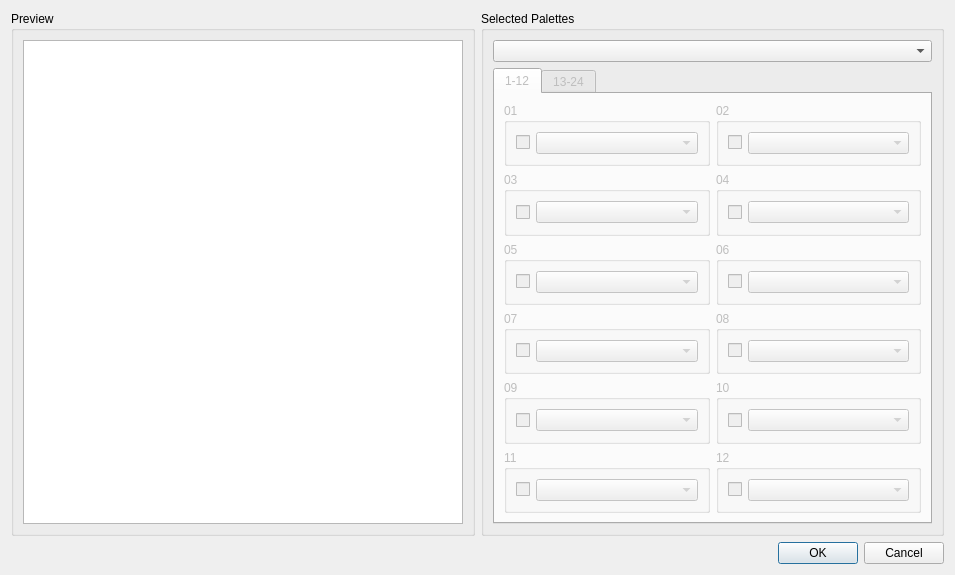
<?xml version="1.0" encoding="UTF-8"?>
<ui version="4.0">
 <class>Dialog</class>
 <widget class="QDialog" name="Dialog">
  <property name="geometry">
   <rect>
    <x>0</x>
    <y>0</y>
    <width>955</width>
    <height>501</height>
   </rect>
  </property>
  <property name="windowTitle">
   <string>Dialog</string>
  </property>
  <layout class="QVBoxLayout" name="verticalLayout">
   <item>
    <layout class="QHBoxLayout" name="horizontalLayout_2">
     <item>
      <widget class="QGroupBox" name="groupBox">
       <property name="title">
        <string>Preview</string>
       </property>
       <layout class="QVBoxLayout" name="verticalLayout_3">
        <item>
         <widget class="QGraphicsView" name="sprite_preview"/>
        </item>
       </layout>
      </widget>
     </item>
     <item>
      <widget class="QGroupBox" name="apply_box">
       <property name="title">
        <string>Selected Palettes</string>
       </property>
       <layout class="QVBoxLayout" name="verticalLayout_2">
        <item>
         <widget class="QComboBox" name="character_select"/>
        </item>
        <item>
         <widget class="QTabWidget" name="palette_pages">
          <property name="enabled">
           <bool>false</bool>
          </property>
          <property name="sizePolicy">
           <sizepolicy hsizetype="Expanding" vsizetype="Expanding">
            <horstretch>0</horstretch>
            <verstretch>0</verstretch>
           </sizepolicy>
          </property>
          <property name="currentIndex">
           <number>0</number>
          </property>
          <widget class="QWidget" name="page_1">
           <attribute name="title">
            <string>1-12</string>
           </attribute>
           <layout class="QGridLayout" name="gridLayout">
            <item row="5" column="0">
             <widget class="QGroupBox" name="palette_07">
              <property name="title">
               <string>07</string>
              </property>
              <layout class="QHBoxLayout" name="horizontalLayout_9">
               <item>
                <widget class="QCheckBox" name="check_07">
                 <property name="text">
                  <string/>
                 </property>
                </widget>
               </item>
               <item>
                <widget class="QComboBox" name="select_07">
                 <property name="sizePolicy">
                  <sizepolicy hsizetype="MinimumExpanding" vsizetype="Fixed">
                   <horstretch>0</horstretch>
                   <verstretch>0</verstretch>
                  </sizepolicy>
                 </property>
                </widget>
               </item>
              </layout>
             </widget>
            </item>
            <item row="6" column="0">
             <widget class="QGroupBox" name="palette_09">
              <property name="title">
               <string>09</string>
              </property>
              <layout class="QHBoxLayout" name="horizontalLayout_18">
               <item>
                <widget class="QCheckBox" name="check_09">
                 <property name="text">
                  <string/>
                 </property>
                </widget>
               </item>
               <item>
                <widget class="QComboBox" name="select_09">
                 <property name="sizePolicy">
                  <sizepolicy hsizetype="MinimumExpanding" vsizetype="Fixed">
                   <horstretch>0</horstretch>
                   <verstretch>0</verstretch>
                  </sizepolicy>
                 </property>
                </widget>
               </item>
              </layout>
             </widget>
            </item>
            <item row="5" column="1">
             <widget class="QGroupBox" name="palette_08">
              <property name="title">
               <string>08</string>
              </property>
              <layout class="QHBoxLayout" name="horizontalLayout_14">
               <item>
                <widget class="QCheckBox" name="check_08">
                 <property name="text">
                  <string/>
                 </property>
                </widget>
               </item>
               <item>
                <widget class="QComboBox" name="select_08">
                 <property name="sizePolicy">
                  <sizepolicy hsizetype="MinimumExpanding" vsizetype="Fixed">
                   <horstretch>0</horstretch>
                   <verstretch>0</verstretch>
                  </sizepolicy>
                 </property>
                </widget>
               </item>
              </layout>
             </widget>
            </item>
            <item row="2" column="1">
             <widget class="QGroupBox" name="palette_04">
              <property name="title">
               <string>04</string>
              </property>
              <property name="checkable">
               <bool>false</bool>
              </property>
              <layout class="QHBoxLayout" name="horizontalLayout_5">
               <item>
                <widget class="QCheckBox" name="check_04">
                 <property name="text">
                  <string/>
                 </property>
                </widget>
               </item>
               <item>
                <widget class="QComboBox" name="select_04">
                 <property name="sizePolicy">
                  <sizepolicy hsizetype="MinimumExpanding" vsizetype="Fixed">
                   <horstretch>0</horstretch>
                   <verstretch>0</verstretch>
                  </sizepolicy>
                 </property>
                </widget>
               </item>
              </layout>
             </widget>
            </item>
            <item row="0" column="1">
             <widget class="QGroupBox" name="palette_02">
              <property name="title">
               <string>02</string>
              </property>
              <property name="checkable">
               <bool>false</bool>
              </property>
              <layout class="QHBoxLayout" name="horizontalLayout_3">
               <item>
                <widget class="QCheckBox" name="check_02">
                 <property name="text">
                  <string/>
                 </property>
                </widget>
               </item>
               <item>
                <widget class="QComboBox" name="select_02">
                 <property name="sizePolicy">
                  <sizepolicy hsizetype="MinimumExpanding" vsizetype="Fixed">
                   <horstretch>0</horstretch>
                   <verstretch>0</verstretch>
                  </sizepolicy>
                 </property>
                </widget>
               </item>
              </layout>
             </widget>
            </item>
            <item row="2" column="0">
             <widget class="QGroupBox" name="palette_03">
              <property name="title">
               <string>03</string>
              </property>
              <property name="checkable">
               <bool>false</bool>
              </property>
              <layout class="QHBoxLayout" name="horizontalLayout_4">
               <item>
                <widget class="QCheckBox" name="check_03">
                 <property name="text">
                  <string/>
                 </property>
                </widget>
               </item>
               <item>
                <widget class="QComboBox" name="select_03">
                 <property name="sizePolicy">
                  <sizepolicy hsizetype="MinimumExpanding" vsizetype="Fixed">
                   <horstretch>0</horstretch>
                   <verstretch>0</verstretch>
                  </sizepolicy>
                 </property>
                </widget>
               </item>
              </layout>
             </widget>
            </item>
            <item row="0" column="0">
             <widget class="QGroupBox" name="palette_01">
              <property name="title">
               <string>01</string>
              </property>
              <property name="checkable">
               <bool>false</bool>
              </property>
              <layout class="QHBoxLayout" name="horizontalLayout">
               <item>
                <widget class="QCheckBox" name="check_01">
                 <property name="text">
                  <string/>
                 </property>
                </widget>
               </item>
               <item>
                <widget class="QComboBox" name="select_01">
                 <property name="sizePolicy">
                  <sizepolicy hsizetype="MinimumExpanding" vsizetype="Fixed">
                   <horstretch>0</horstretch>
                   <verstretch>0</verstretch>
                  </sizepolicy>
                 </property>
                </widget>
               </item>
              </layout>
             </widget>
            </item>
            <item row="4" column="0">
             <widget class="QGroupBox" name="palette_05">
              <property name="title">
               <string>05</string>
              </property>
              <property name="checkable">
               <bool>false</bool>
              </property>
              <layout class="QHBoxLayout" name="horizontalLayout_6">
               <item>
                <widget class="QCheckBox" name="check_05">
                 <property name="text">
                  <string/>
                 </property>
                </widget>
               </item>
               <item>
                <widget class="QComboBox" name="select_05">
                 <property name="sizePolicy">
                  <sizepolicy hsizetype="MinimumExpanding" vsizetype="Fixed">
                   <horstretch>0</horstretch>
                   <verstretch>0</verstretch>
                  </sizepolicy>
                 </property>
                </widget>
               </item>
              </layout>
             </widget>
            </item>
            <item row="6" column="1">
             <widget class="QGroupBox" name="palette_10">
              <property name="title">
               <string>10</string>
              </property>
              <layout class="QHBoxLayout" name="horizontalLayout_15">
               <item>
                <widget class="QCheckBox" name="check_10">
                 <property name="text">
                  <string/>
                 </property>
                </widget>
               </item>
               <item>
                <widget class="QComboBox" name="select_10">
                 <property name="sizePolicy">
                  <sizepolicy hsizetype="MinimumExpanding" vsizetype="Fixed">
                   <horstretch>0</horstretch>
                   <verstretch>0</verstretch>
                  </sizepolicy>
                 </property>
                </widget>
               </item>
              </layout>
             </widget>
            </item>
            <item row="4" column="1">
             <widget class="QGroupBox" name="palette_06">
              <property name="title">
               <string>06</string>
              </property>
              <property name="checkable">
               <bool>false</bool>
              </property>
              <layout class="QHBoxLayout" name="horizontalLayout_7">
               <item>
                <widget class="QCheckBox" name="check_06">
                 <property name="text">
                  <string/>
                 </property>
                </widget>
               </item>
               <item>
                <widget class="QComboBox" name="select_06">
                 <property name="sizePolicy">
                  <sizepolicy hsizetype="MinimumExpanding" vsizetype="Fixed">
                   <horstretch>0</horstretch>
                   <verstretch>0</verstretch>
                  </sizepolicy>
                 </property>
                </widget>
               </item>
              </layout>
             </widget>
            </item>
            <item row="7" column="0">
             <widget class="QGroupBox" name="palette_11">
              <property name="title">
               <string>11</string>
              </property>
              <layout class="QHBoxLayout" name="horizontalLayout_17">
               <item>
                <widget class="QCheckBox" name="check_11">
                 <property name="text">
                  <string/>
                 </property>
                </widget>
               </item>
               <item>
                <widget class="QComboBox" name="select_11">
                 <property name="sizePolicy">
                  <sizepolicy hsizetype="MinimumExpanding" vsizetype="Fixed">
                   <horstretch>0</horstretch>
                   <verstretch>0</verstretch>
                  </sizepolicy>
                 </property>
                </widget>
               </item>
              </layout>
             </widget>
            </item>
            <item row="7" column="1">
             <widget class="QGroupBox" name="palette_12">
              <property name="title">
               <string>12</string>
              </property>
              <layout class="QHBoxLayout" name="horizontalLayout_16">
               <item>
                <widget class="QCheckBox" name="check_12">
                 <property name="text">
                  <string/>
                 </property>
                </widget>
               </item>
               <item>
                <widget class="QComboBox" name="select_12">
                 <property name="sizePolicy">
                  <sizepolicy hsizetype="MinimumExpanding" vsizetype="Fixed">
                   <horstretch>0</horstretch>
                   <verstretch>0</verstretch>
                  </sizepolicy>
                 </property>
                </widget>
               </item>
              </layout>
             </widget>
            </item>
           </layout>
          </widget>
          <widget class="QWidget" name="page_2">
           <attribute name="title">
            <string>13-24</string>
           </attribute>
           <layout class="QGridLayout" name="gridLayout_2">
            <item row="2" column="1">
             <widget class="QGroupBox" name="palette_16">
              <property name="title">
               <string>16</string>
              </property>
              <property name="checkable">
               <bool>false</bool>
              </property>
              <layout class="QHBoxLayout" name="horizontalLayout_12">
               <item>
                <widget class="QCheckBox" name="check_16">
                 <property name="text">
                  <string/>
                 </property>
                </widget>
               </item>
               <item>
                <widget class="QComboBox" name="select_16">
                 <property name="sizePolicy">
                  <sizepolicy hsizetype="MinimumExpanding" vsizetype="Fixed">
                   <horstretch>0</horstretch>
                   <verstretch>0</verstretch>
                  </sizepolicy>
                 </property>
                </widget>
               </item>
              </layout>
             </widget>
            </item>
            <item row="0" column="1">
             <widget class="QGroupBox" name="palette_14">
              <property name="title">
               <string>14</string>
              </property>
              <property name="checkable">
               <bool>false</bool>
              </property>
              <layout class="QHBoxLayout" name="horizontalLayout_11">
               <item>
                <widget class="QCheckBox" name="check_14">
                 <property name="text">
                  <string/>
                 </property>
                </widget>
               </item>
               <item>
                <widget class="QComboBox" name="select_14">
                 <property name="sizePolicy">
                  <sizepolicy hsizetype="MinimumExpanding" vsizetype="Fixed">
                   <horstretch>0</horstretch>
                   <verstretch>0</verstretch>
                  </sizepolicy>
                 </property>
                </widget>
               </item>
              </layout>
             </widget>
            </item>
            <item row="0" column="0">
             <widget class="QGroupBox" name="palette_13">
              <property name="title">
               <string>13</string>
              </property>
              <property name="checkable">
               <bool>false</bool>
              </property>
              <layout class="QHBoxLayout" name="horizontalLayout_10">
               <item>
                <widget class="QCheckBox" name="check_13">
                 <property name="text">
                  <string/>
                 </property>
                </widget>
               </item>
               <item>
                <widget class="QComboBox" name="select_13">
                 <property name="sizePolicy">
                  <sizepolicy hsizetype="MinimumExpanding" vsizetype="Fixed">
                   <horstretch>0</horstretch>
                   <verstretch>0</verstretch>
                  </sizepolicy>
                 </property>
                </widget>
               </item>
              </layout>
             </widget>
            </item>
            <item row="2" column="0">
             <widget class="QGroupBox" name="palette_15">
              <property name="title">
               <string>15</string>
              </property>
              <property name="checkable">
               <bool>false</bool>
              </property>
              <layout class="QHBoxLayout" name="horizontalLayout_8">
               <item>
                <widget class="QCheckBox" name="check_15">
                 <property name="text">
                  <string/>
                 </property>
                </widget>
               </item>
               <item>
                <widget class="QComboBox" name="select_15">
                 <property name="sizePolicy">
                  <sizepolicy hsizetype="MinimumExpanding" vsizetype="Fixed">
                   <horstretch>0</horstretch>
                   <verstretch>0</verstretch>
                  </sizepolicy>
                 </property>
                </widget>
               </item>
              </layout>
             </widget>
            </item>
            <item row="4" column="0">
             <widget class="QGroupBox" name="palette_17">
              <property name="title">
               <string>17</string>
              </property>
              <property name="checkable">
               <bool>false</bool>
              </property>
              <layout class="QHBoxLayout" name="horizontalLayout_13">
               <item>
                <widget class="QCheckBox" name="check_17">
                 <property name="text">
                  <string/>
                 </property>
                </widget>
               </item>
               <item>
                <widget class="QComboBox" name="select_17">
                 <property name="sizePolicy">
                  <sizepolicy hsizetype="MinimumExpanding" vsizetype="Fixed">
                   <horstretch>0</horstretch>
                   <verstretch>0</verstretch>
                  </sizepolicy>
                 </property>
                </widget>
               </item>
              </layout>
             </widget>
            </item>
            <item row="4" column="1">
             <widget class="QGroupBox" name="palette_18">
              <property name="title">
               <string>18</string>
              </property>
              <layout class="QHBoxLayout" name="horizontalLayout_19">
               <item>
                <widget class="QCheckBox" name="check_18">
                 <property name="text">
                  <string/>
                 </property>
                </widget>
               </item>
               <item>
                <widget class="QComboBox" name="select_18">
                 <property name="sizePolicy">
                  <sizepolicy hsizetype="MinimumExpanding" vsizetype="Fixed">
                   <horstretch>0</horstretch>
                   <verstretch>0</verstretch>
                  </sizepolicy>
                 </property>
                </widget>
               </item>
              </layout>
             </widget>
            </item>
            <item row="5" column="0">
             <widget class="QGroupBox" name="palette_19">
              <property name="title">
               <string>19</string>
              </property>
              <layout class="QHBoxLayout" name="horizontalLayout_20">
               <item>
                <widget class="QCheckBox" name="check_19">
                 <property name="text">
                  <string/>
                 </property>
                </widget>
               </item>
               <item>
                <widget class="QComboBox" name="select_19">
                 <property name="sizePolicy">
                  <sizepolicy hsizetype="MinimumExpanding" vsizetype="Fixed">
                   <horstretch>0</horstretch>
                   <verstretch>0</verstretch>
                  </sizepolicy>
                 </property>
                </widget>
               </item>
              </layout>
             </widget>
            </item>
            <item row="6" column="0">
             <widget class="QGroupBox" name="palette_21">
              <property name="title">
               <string>21</string>
              </property>
              <layout class="QHBoxLayout" name="horizontalLayout_22">
               <item>
                <widget class="QCheckBox" name="check_21">
                 <property name="text">
                  <string/>
                 </property>
                </widget>
               </item>
               <item>
                <widget class="QComboBox" name="select_21">
                 <property name="sizePolicy">
                  <sizepolicy hsizetype="MinimumExpanding" vsizetype="Fixed">
                   <horstretch>0</horstretch>
                   <verstretch>0</verstretch>
                  </sizepolicy>
                 </property>
                </widget>
               </item>
              </layout>
             </widget>
            </item>
            <item row="6" column="1">
             <widget class="QGroupBox" name="palette_22">
              <property name="title">
               <string>22</string>
              </property>
              <layout class="QHBoxLayout" name="horizontalLayout_23">
               <item>
                <widget class="QCheckBox" name="check_22">
                 <property name="text">
                  <string/>
                 </property>
                </widget>
               </item>
               <item>
                <widget class="QComboBox" name="select_22">
                 <property name="sizePolicy">
                  <sizepolicy hsizetype="MinimumExpanding" vsizetype="Fixed">
                   <horstretch>0</horstretch>
                   <verstretch>0</verstretch>
                  </sizepolicy>
                 </property>
                </widget>
               </item>
              </layout>
             </widget>
            </item>
            <item row="5" column="1">
             <widget class="QGroupBox" name="palette_20">
              <property name="title">
               <string>20</string>
              </property>
              <layout class="QHBoxLayout" name="horizontalLayout_21">
               <item>
                <widget class="QCheckBox" name="check_20">
                 <property name="text">
                  <string/>
                 </property>
                </widget>
               </item>
               <item>
                <widget class="QComboBox" name="select_20">
                 <property name="sizePolicy">
                  <sizepolicy hsizetype="MinimumExpanding" vsizetype="Fixed">
                   <horstretch>0</horstretch>
                   <verstretch>0</verstretch>
                  </sizepolicy>
                 </property>
                </widget>
               </item>
              </layout>
             </widget>
            </item>
            <item row="7" column="0">
             <widget class="QGroupBox" name="palette_23">
              <property name="title">
               <string>23</string>
              </property>
              <layout class="QHBoxLayout" name="horizontalLayout_24">
               <item>
                <widget class="QCheckBox" name="check_23">
                 <property name="text">
                  <string/>
                 </property>
                </widget>
               </item>
               <item>
                <widget class="QComboBox" name="select_23">
                 <property name="sizePolicy">
                  <sizepolicy hsizetype="MinimumExpanding" vsizetype="Fixed">
                   <horstretch>0</horstretch>
                   <verstretch>0</verstretch>
                  </sizepolicy>
                 </property>
                </widget>
               </item>
              </layout>
             </widget>
            </item>
            <item row="7" column="1">
             <widget class="QGroupBox" name="palette_24">
              <property name="title">
               <string>24</string>
              </property>
              <layout class="QHBoxLayout" name="horizontalLayout_25">
               <item>
                <widget class="QCheckBox" name="check_24">
                 <property name="text">
                  <string/>
                 </property>
                </widget>
               </item>
               <item>
                <widget class="QComboBox" name="select_24">
                 <property name="sizePolicy">
                  <sizepolicy hsizetype="MinimumExpanding" vsizetype="Fixed">
                   <horstretch>0</horstretch>
                   <verstretch>0</verstretch>
                  </sizepolicy>
                 </property>
                </widget>
               </item>
              </layout>
             </widget>
            </item>
           </layout>
          </widget>
         </widget>
        </item>
       </layout>
      </widget>
     </item>
    </layout>
   </item>
   <item>
    <widget class="QDialogButtonBox" name="buttonBox">
     <property name="orientation">
      <enum>Qt::Horizontal</enum>
     </property>
     <property name="standardButtons">
      <set>QDialogButtonBox::Cancel|QDialogButtonBox::Ok</set>
     </property>
    </widget>
   </item>
  </layout>
 </widget>
 <resources/>
 <connections>
  <connection>
   <sender>buttonBox</sender>
   <signal>accepted()</signal>
   <receiver>Dialog</receiver>
   <slot>accept()</slot>
   <hints>
    <hint type="sourcelabel">
     <x>248</x>
     <y>254</y>
    </hint>
    <hint type="destinationlabel">
     <x>157</x>
     <y>274</y>
    </hint>
   </hints>
  </connection>
  <connection>
   <sender>buttonBox</sender>
   <signal>rejected()</signal>
   <receiver>Dialog</receiver>
   <slot>reject()</slot>
   <hints>
    <hint type="sourcelabel">
     <x>316</x>
     <y>260</y>
    </hint>
    <hint type="destinationlabel">
     <x>286</x>
     <y>274</y>
    </hint>
   </hints>
  </connection>
 </connections>
</ui>
